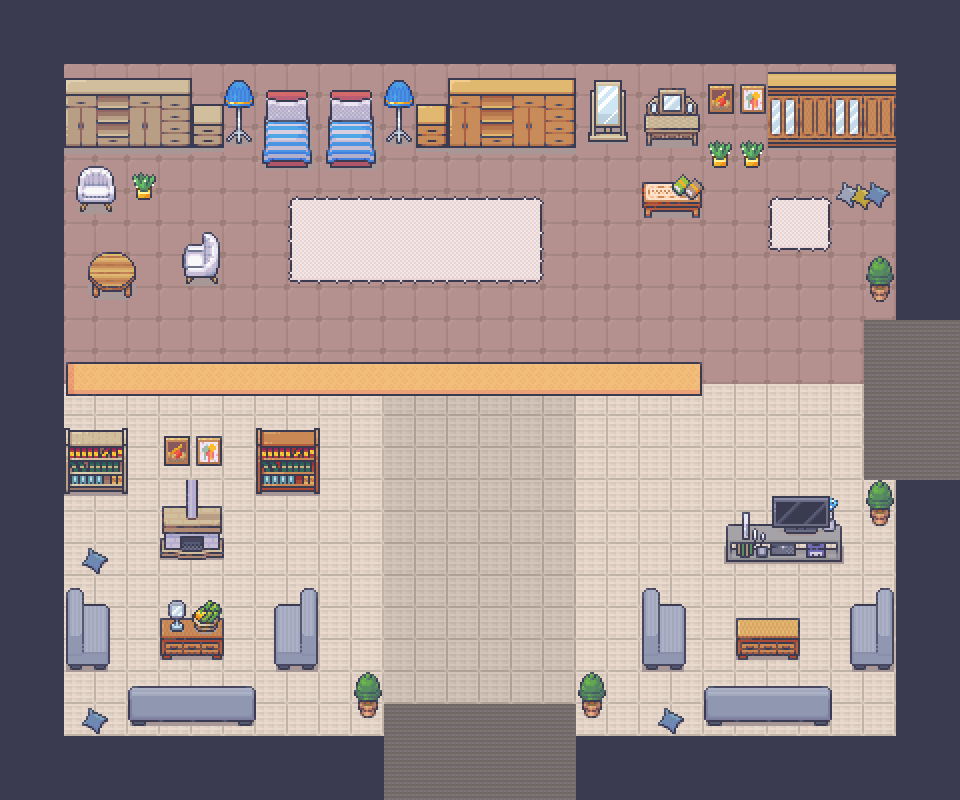

Below is a game level as drawn by its tile map, then a one-line description and the .tmx that defines it (tile-layer data replaced by summaries):
An orthogonal 30x25 tile map with 32x32 px tiles, 3 tile layers (wallLayer, floorLayer, elementLayer), 6 tilesets and 8 objects (start, end, heart, heart2, heart3, ...).

<map version="1.10" tiledversion="1.10.2" orientation="orthogonal" renderorder="right-down" width="30" height="25" tilewidth="32" tileheight="32" infinite="0" nextlayerid="6" nextobjectid="15">
 <editorsettings>
  <export target="level3.tmj" format="json" />
 </editorsettings>
 <tileset firstgid="1" name="wall" tilewidth="32" tileheight="32" tilecount="391" columns="17">
  <image source="wall.png" width="544" height="736" />
 </tileset>
 <tileset firstgid="392" name="upstairs" tilewidth="32" tileheight="32" tilecount="432" columns="16">
  <image source="upstairs.png" width="512" height="864" />
 </tileset>
 <tileset firstgid="824" name="living" tilewidth="32" tileheight="32" tilecount="720" columns="16">
  <image source="living.png" width="512" height="1440" />
 </tileset>
 <tileset firstgid="1544" name="basement" tilewidth="32" tileheight="32" tilecount="800" columns="16">
  <image source="basement.png" width="512" height="1600" />
 </tileset>
 <tileset firstgid="2344" name="bedroom" tilewidth="32" tileheight="32" tilecount="1712" columns="16">
  <image source="bedroom.png" width="512" height="3424" />
 </tileset>
 <tileset firstgid="4056" name="grocery" tilewidth="32" tileheight="32" tilecount="1248" columns="16">
  <image source="grocery.png" width="512" height="2496" />
 </tileset>
 <layer id="2" name="wallLayer" width="30" height="25">
  <data>[750 cells, 182 non-empty, 1 distinct tile ids]</data>
 </layer>
 <layer id="3" name="floorLayer" width="30" height="25">
  <data>[750 cells, 568 non-empty, 4 distinct tile ids]</data>
 </layer>
 <layer id="1" name="elementLayer" width="30" height="25">
  <data>[750 cells, 278 non-empty, 166 distinct tile ids]</data>
 </layer>
 <objectgroup id="4" name="ObjectLayer">
  <object id="1" name="start" x="480" y="686">
   <point />
  </object>
  <object id="2" name="end" x="850" y="470">
   <point />
  </object>
  <object id="5" name="heart" x="687.333" y="554">
   <point />
  </object>
  <object id="8" name="heart2" x="266" y="541.333">
   <point />
  </object>
  <object id="9" name="heart3" x="732.667" y="207.333">
   <point />
  </object>
  <object id="10" name="bro" x="356.667" y="439.333">
   <point />
  </object>
  <object id="11" name="bro2" x="245.333" y="208.667">
   <point />
  </object>
  <object id="13" name="bro3" x="587.333" y="188">
   <point />
  </object>
 </objectgroup>
</map>
